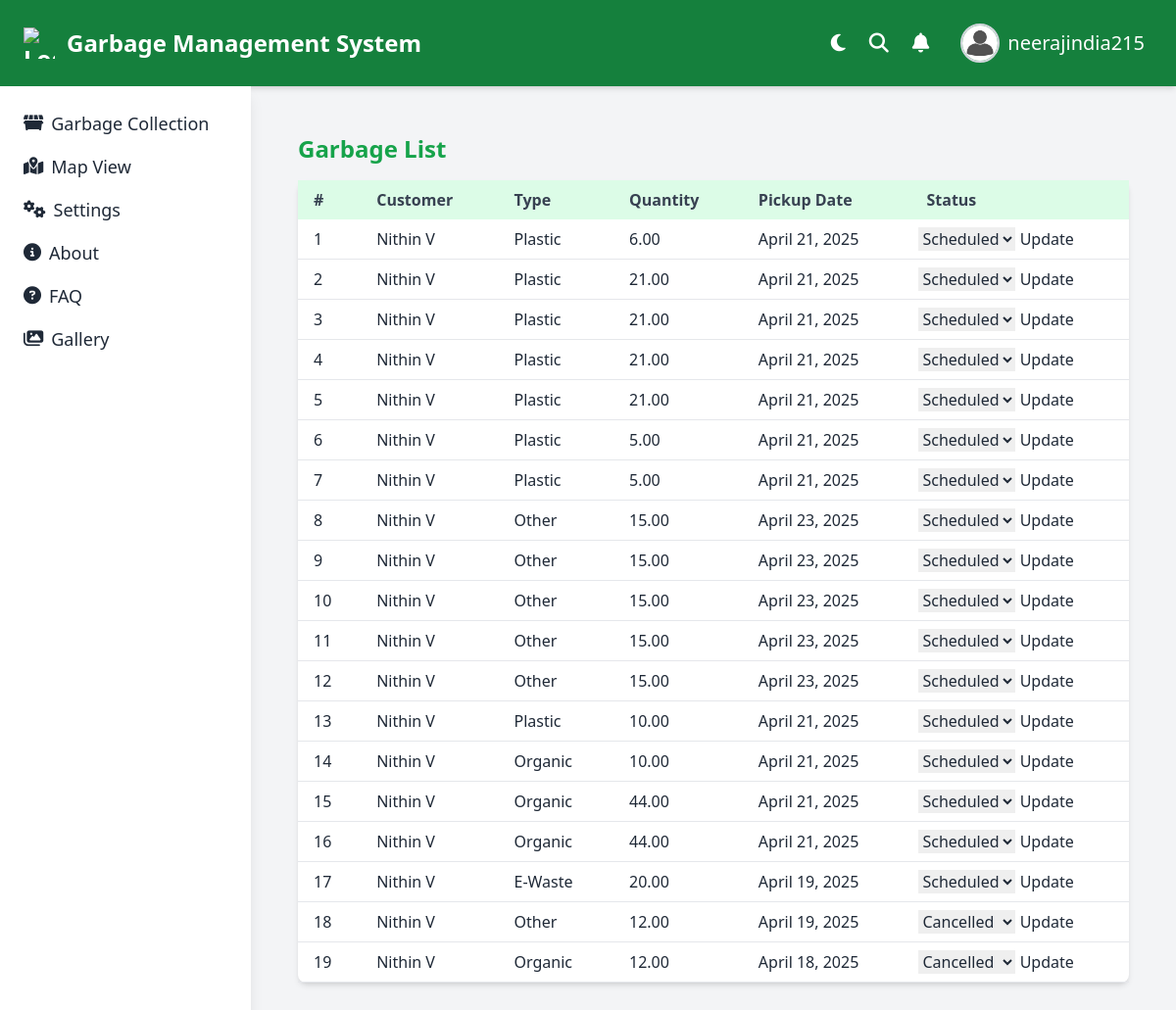
The app's page /garbage/garbage-list/ (signed in) with its own data.
### garbage/models.py (models this page shows, shortened)
class Garbage(BaseClass):
    customer = models.ForeignKey('user.Users',null=True,on_delete=models.SET_NULL)
    garbage_type = models.CharField(max_length=50,choices=WasteChoices.choices)
    status = models.CharField(max_length=50,choices=Status_Choices.choices,default='Scheduled')
    quantity = models.DecimalField(max_digits=6,decimal_places=2)
    pick_up_date = models.DateField()
    address = models.CharField(max_length=50)
    class Meta:
        verbose_name = 'Garbage'
        verbose_name_plural = 'Garbages'
        ordering = ['-id']

### user/models.py (models this page shows, shortened)
class BaseClass(models.Model):
    uuid = models.SlugField(unique=True,default=uuid.uuid4)
    active_status = models.BooleanField(default=True)
    created_at = models.DateTimeField(auto_now_add=True)
    updated_at = models.DateTimeField(auto_now=True)
    class Meta:
        abstract = True

class Users(BaseClass):
    profile = models.OneToOneField('authentication.Profile',on_delete=models.CASCADE)
    name = models.CharField(max_length=50)
    email = models.EmailField(unique=True)
    contact = models.CharField(max_length=15)
    address = models.CharField(max_length=50)
    post_office = models.CharField(max_length=50)
    district = models.CharField(max_length=50,choices=DistrictChoices.choices)
    pin_code = models.CharField(max_length=6)
    class Meta:
        verbose_name = 'User'
        verbose_name_plural = 'Users'
        ordering = ['-id']

### garbage/views.py (the view)
# urls.py: path('garbage-list/',views.GarbageView.as_view(),name = 'garbage-list'),
class GarbageView(View):
    def get(self, request):
        user = request.user
        if user.role == "Admin":
            garbages = Garbage.objects.filter(active_status= True).order_by('-created_at')
        elif user.role == "Driver":
            garbages = Garbage.objects.filter(active_status= True).order_by('-created_at')
        elif user.role == "User":
            customer = Users.objects.get(profile=request.user)  # This works if the user has a related profile
            garbages = Garbage.objects.filter(customer=customer).order_by('-created_at')
        else:
            garbages = Garbage.objects.none()
        return render(request, 'garbage/garbage_list.html', {'garbages': garbages})

### authentication/show_customer.py (called while the page is built)
def show_customer_name(request):
    customer_name = 'Guest'
    if request.user.is_authenticated:  # Check if the user is authenticated
        try:
            customer = Users.objects.get(profile=request.user)
            customer_name = customer.name  # Get the customer's name
        except Users.DoesNotExist:
            customer_name = 'Guest'  # Keep the default name if user is not found
    return {'customer_name': customer_name}

### authentication/show_user.py (called while the page is built)
def show_user_name(request):
    username = request.user.username
    name = username.split('@')[0]
    print(name)
    return{'name_of_user':name}

### authentication/templatetags/check_roles.py (called while the page is built)
@register.simple_tag
def check_user_role(request,roles):
    roles=roles.split(',')
    allow = False
    if request.user.role in roles:
        allow = True
    return allow

### templates/garbage/garbage_list.html (shortened to what this page needs)
{% extends 'base.html' %}
{% block content %}
{%load check_roles%}
<main class="h-full p-6 overflow-y-auto">
  <div class="container mx-auto">
    <h2 class="text-2xl font-semibold text-green-600 mb-4">Garbage List</h2>
    <table class="w-full text-left table-auto bg-white shadow-md rounded-lg">
      <thead>
        <tr class="bg-green-100 text-gray-700">
          <th class="px-4 py-2">#</th>
          <th class="px-4 py-2">Customer</th>
          <th class="px-4 py-2">Type</th>
          <th class="px-4 py-2">Quantity</th>
          <th class="px-4 py-2">Pickup Date</th>
          {%check_user_role request 'Admin,Driver' as allow%}
            {%if allow%}
          <th class="px-4 py-2">Status</th>
          {%endif%}
          {%check_user_role request 'Admin,User' as allow%}
        </tr>
      </thead>
      <tbody>
        {% for garbage in garbages %}
        <tr class="border-b hover:bg-gray-50">
          <td class="px-4 py-2">{{ forloop.counter }}</td>
          <td class="px-4 py-2">{{ garbage.customer.name }}</td>
          <td class="px-4 py-2">{{ garbage.garbage_type }}</td>
          <td class="px-4 py-2">{{ garbage.quantity }}</td>
          <td class="px-4 py-2">{{ garbage.pick_up_date }}</td>
          {%check_user_role request 'Admin,Driver' as allow%}
            {%if allow%}
          <td class="px-2 py-2">
            <form method="POST" action="{% url 'update_status' garbage.uuid %}">
                <select name="status">
                  <option value="Scheduled" {% if garbage.status == "Scheduled" %}selected{% endif %}>Scheduled</option>
                  <option value="Cancelled" {% if garbage.status == "Cancelled" %}selected{% endif %}>Cancelled</option>
                </select>
                <button type="submit">Update</button>
              </form>
          </td>
          {%endif%}{%check_user_role request 'Admin,User' as allow%}
        </tr>
        {% empty %}
        <tr>
          <td colspan="6" class="text-center py-4 text-gray-500">No entries found.</td>
        </tr>
        {% endfor %}
      </tbody>
    </table>
  </div>
</main>
{% endblock %}

### templates/base.html (shortened to what this page needs)
{%load check_roles%}
<!DOCTYPE html>
<html lang="en">
<head>
  <script src="https://cdn.tailwindcss.com"></script>
  <link rel="stylesheet" href="https://cdnjs.cloudflare.com/ajax/libs/font-awesome/6.5.0/css/all.min.css">
  <link rel="stylesheet" href="https://cdn.jsdelivr.net/npm/bootstrap-icons@1.11.1/font/bootstrap-icons.css">
</head>
<body class="bg-gray-100 text-gray-800 min-h-screen transition duration-300">
  <header class="bg-green-700 text-white px-6 py-4 flex justify-between items-center shadow-md">
    <div class="flex items-center text-2xl font-bold">
      <img src="https://cdn-icons-png.flaticon.com/512/2986/2986273.png" alt="Logo" class="w-8 h-8 mr-3">
      Garbage Management System
    </div>
    {% if user.is_authenticated %}
    {%check_user_role request 'Admin,Driver' as allow%}
            {%if allow%}
    <ul class="flex items-center space-x-6 text-xl">
      <li>
        <button onclick="toggleTheme()" class="focus:outline-none text-white text-xl" title="Toggle Theme">
          <i id="themeIcon" class="fas fa-moon"></i>
        </button>
      </li>
      <li><i class="fas fa-search cursor-pointer"></i></li>
      <li><i class="fas fa-bell cursor-pointer"></i></li>
      <li class="relative">
        <button onclick="toggleProfileMenu()" class="flex items-center space-x-2 p-2 rounded-full hover:bg-green-600">
          <img class="w-10 h-10 rounded-full object-cover border-2 border-gray-300" src="/static/img/user2.jpg" alt="User Profile" />
          <p class="text-white font-medium hidden md:block">{{ name_of_user }}</p>
        </button>
      </li>
    </ul>
    {% endif %}
    {%check_user_role request 'User' as allow%}
    {% endif %}
  </header>
  <div class="flex flex-col md:flex-row min-h-screen">
    <aside id="mobileSidebar" class="fixed top-0 left-0 w-64 h-screen bg-white shadow-lg transform -translate-x-full md:translate-x-0 transition-transform duration-300 z-50 md:static md:translate-x-0 p-6">
      <ul class="space-y-4 text-lg">
      {% if user.is_authenticated %}
        {%check_user_role request 'Admin' as allow%}
        {%check_user_role request 'User' as allow%}
        {%check_user_role request 'Admin' as allow%}
        {%check_user_role request 'User' as allow%}
        {%check_user_role request 'Admin,Driver' as allow%}
        {%if allow%}
        <li><a href="{%url 'garbage-list'%}" class="flex items-center hover:text-green-600"><i class="fas fa-dumpster mr-2"></i>Garbage Collection</a></li>
        {% endif %}
      {% endif %}
        <li><a href="{% url 'map' %}" class="flex items-center hover:text-green-600"><i class="fas fa-map-marked-alt mr-2"></i>Map View</a></li>
        {%check_user_role request 'Admin' as allow%}
        <li><a href="{% url 'settings' %}" class="flex items-center hover:text-green-600"><i class="fas fa-cogs mr-2"></i>Settings</a></li>
        <li><a href="{% url 'about' %}" class="flex items-center hover:text-green-600"><i class="fas fa-info-circle mr-2"></i>About</a></li>
        <li><a href="{% url 'faq' %}" class="flex items-center hover:text-green-600"><i class="fas fa-question-circle mr-2"></i>FAQ</a></li>
        <li><a href="{% url 'gallery' %}" class="flex items-center hover:text-green-600"><i class="fas fa-images mr-2"></i>Gallery</a></li>
        {%check_user_role request 'Admin,User' as allow%}
      </ul>
    </aside>
    <main class="flex-1 p-6">
      {% block content %}
      {% endblock %}
    </main>
  </div>
</body>
</html>

### templates/base.html (style rules this page uses)
html, body { overflow-x: hidden; }

### records on screen
Garbage: customer.name "Nithin V", garbage_type "Plastic", quantity "6.00", pick_up_date "April 21, 2025", status "Scheduled"
Garbage: customer.name "Nithin V", garbage_type "Plastic", quantity "21.00", pick_up_date "April 21, 2025", status "Scheduled"
Garbage: customer.name "Nithin V", garbage_type "Plastic", quantity "21.00", pick_up_date "April 21, 2025", status "Scheduled"
Garbage: customer.name "Nithin V", garbage_type "Plastic", quantity "21.00", pick_up_date "April 21, 2025", status "Scheduled"
Garbage: customer.name "Nithin V", garbage_type "Plastic", quantity "21.00", pick_up_date "April 21, 2025", status "Scheduled"
Garbage: customer.name "Nithin V", garbage_type "Plastic", quantity "5.00", pick_up_date "April 21, 2025", status "Scheduled"
Garbage: customer.name "Nithin V", garbage_type "Plastic", quantity "5.00", pick_up_date "April 21, 2025", status "Scheduled"
Garbage: customer.name "Nithin V", garbage_type "Other", quantity "15.00", pick_up_date "April 23, 2025", status "Scheduled"
Garbage: customer.name "Nithin V", garbage_type "Other", quantity "15.00", pick_up_date "April 23, 2025", status "Scheduled"
Garbage: customer.name "Nithin V", garbage_type "Other", quantity "15.00", pick_up_date "April 23, 2025", status "Scheduled"
Garbage: customer.name "Nithin V", garbage_type "Other", quantity "15.00", pick_up_date "April 23, 2025", status "Scheduled"
Garbage: customer.name "Nithin V", garbage_type "Other", quantity "15.00", pick_up_date "April 23, 2025", status "Scheduled"
Garbage: customer.name "Nithin V", garbage_type "Plastic", quantity "10.00", pick_up_date "April 21, 2025", status "Scheduled"
Garbage: customer.name "Nithin V", garbage_type "Organic", quantity "10.00", pick_up_date "April 21, 2025", status "Scheduled"
Garbage: customer.name "Nithin V", garbage_type "Organic", quantity "44.00", pick_up_date "April 21, 2025", status "Scheduled"
Garbage: customer.name "Nithin V", garbage_type "Organic", quantity "44.00", pick_up_date "April 21, 2025", status "Scheduled"
Garbage: customer.name "Nithin V", garbage_type "E-Waste", quantity "20.00", pick_up_date "April 19, 2025", status "Scheduled"
Garbage: customer.name "Nithin V", garbage_type "Other", quantity "12.00", pick_up_date "April 19, 2025", status "Cancelled"
Garbage: customer.name "Nithin V", garbage_type "Organic", quantity "12.00", pick_up_date "April 18, 2025", status "Cancelled"

### other values on screen
{{ name_of_user }} "neerajindia215"
